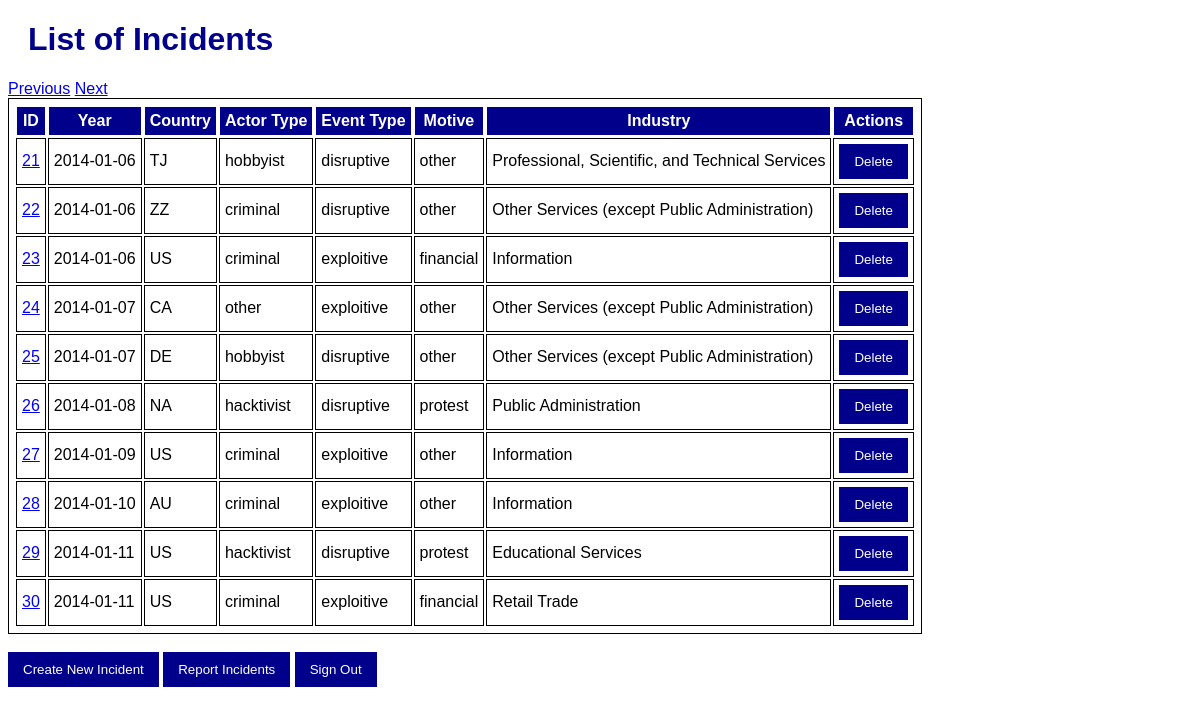
Page /incidents?year=&country=&actor=&event=&motive=&industry=&page=2 on the committed database.
### app/models.py (models this page shows, shortened)
class Incident(db.Model):
    __tablename__ = 'incidents'
    id = db.Column(db.Integer, primary_key=True)
    date = db.Column(db.Date, nullable=False)
    actor = db.Column(db.String, nullable=False)
    actor_type_code = db.Column(db.Integer, db.ForeignKey('actor_types.code'))
    actor_type = db.relationship('ActorType', backref='incidents', foreign_keys=[actor_type_code])
    organization = db.Column(db.String, nullable=False)
    industry_code = db.Column(db.Integer, db.ForeignKey('industries.code'))
    industry = db.relationship('Industry', backref='incidents', foreign_keys=[industry_code])
    motive_code = db.Column(db.Integer, db.ForeignKey('motives.code'))
    motive = db.relationship('Motive', backref='incidents', foreign_keys=[motive_code])
    event_type_code = db.Column(db.Integer, db.ForeignKey('event_types.code'))
    event_type = db.relationship('EventType', backref='incidents', foreign_keys=[event_type_code])
    description = db.Column(db.String, nullable=False)
    source_url = db.Column(db.String, nullable=False)
    country_code = db.Column(db.String, db.ForeignKey('countries.code'))
    country = db.relationship('Country', backref='incidents', foreign_keys=[country_code])
    actor_country = db.Column(db.String, nullable=False)

class ActorType(db.Model):
    __tablename__ = 'actor_types'
    code = db.Column(db.Integer, primary_key=True)
    description = db.Column(db.String, nullable=False)

class EventType(db.Model):
    __tablename__ = 'event_types'
    code = db.Column(db.Integer, primary_key=True)
    description = db.Column(db.String, nullable=False)

class Motive(db.Model):
    __tablename__ = 'motives'
    code = db.Column(db.Integer, primary_key=True)
    description = db.Column(db.String, nullable=False)

class Industry(db.Model):
    __tablename__ = 'industries'
    code = db.Column(db.Integer, primary_key=True)
    description = db.Column(db.String, nullable=False)

### app/routes.py (the view)
@login_required
@app.route('/incidents')
def list_incidents():
    year = request.args.get('year', None)
    country = request.args.get('country', None)
    actor = request.args.get('actor', None)
    event = request.args.get('event', None)
    motive = request.args.get('motive', None)
    industry = request.args.get('industry', None)
    page = request.args.get('page', default=0, type=int)
    page_size = 10
    query = db.session.query(Incident)
    if year:
        query = query.filter(Incident.date == year)
    if country:
        query = query.filter(Incident.country_code == country)
    if actor:
        query = query.filter(Incident.actor_type_code == actor)
    if event:
        query = query.filter(Incident.event_type_code == event)
    if motive:
        query = query.filter(Incident.motive_code == motive)
    if industry:
        query = query.filter(Incident.industry_code == industry)
    counter = query.count()
    query = query.limit(page_size).offset(page * page_size)
    incidents = query.all()
    prev_page = page - 1
    next_page = page + 1
    return render_template('list_incidents.html', incidents=incidents, counter=counter, prev_page=prev_page, next_page=next_page)

### templates/list_incidents.html (shortened to what this page needs)
{% extends 'base.html' %}
{% block main %}
<h1>List of Incidents</h1>
{% if prev_page >= 0 %}
    <a href="{{ url_for('list_incidents',year=year,country=country,actor=actor,event=event,motive=motive,industry=industry,page=prev_page) }}">Previous</a>
{% else %}
    Previous
{% endif %}
{% if counter > next_page * 10 %}
    <a href="{{ url_for('list_incidents',year=year,country=country,actor=actor,event=event,motive=motive,industry=industry,page=next_page) }}">Next</a>
{% else %}
    Next
{% endif %}
<table>
    <tr>
        <th>ID</th>
        <th>Year</th>
        <th>Country</th>
        <th>Actor Type</th>
        <th>Event Type</th>
        <th>Motive</th>
        <th>Industry</th>
        <th>Actions</th>
    </tr>
    {% for incident in incidents %}
    <tr>
        <td><a href="{{ url_for('update_incident', id=incident.id) }}">{{ incident.id }}</a></td>
        <td>{{ incident.date }}</td>
        <td>{{ incident.country_code }}</td>
        <td>{{ incident.actor_type.description }}</td>
        <td>{{ incident.event_type.description }}</td>
        <td>{{ incident.motive.description }}</td>
        <td>{{ incident.industry.description }}</td>
        <td>
            <form action="{{ url_for('delete_incident', id=incident.id) }}" method="POST" style="display:inline;">
                <input type="submit" value="Delete" onclick="return confirm('Are you sure you want to delete this incident?');">
            </form>
        </td>
    </tr>
    {% endfor %}
</table>
<br>
<form action="{{ url_for('create_incident') }}" method="POST" style="display:inline;">
    <input type="submit" value="Create New Incident">
</form>
<form action="{{ url_for('report_incidents') }}" method="POST" style="display:inline;">
    <input type="submit" value="Report Incidents">
</form>
<form action="{{ url_for('signout') }}" method="POST" style="display:inline;">
    <input type="submit" value="Sign Out">
</form>
{% endblock %}

### static/style.css (style rules this page uses)
body { font-family: Arial, Helvetica, sans-serif; font-size: medium; }
h1 { color: darkblue; margin-left: 20px; }
table, th, td { border: 1px solid; padding: 5px; }
th { background-color: darkblue; color: white; }
input[type=submit], .button { background-color: darkblue; color: white; padding: 10px 15px; border: none; cursor: pointer; }

### rows in the picture
Incident: id "21", date "2014-01-06", country_code "TJ", actor_type.description "hobbyist", event_type.description "disruptive", motive.description "other", industry.description "Professional, Scientific, and Technical Services"
Incident: id "22", date "2014-01-06", country_code "ZZ", actor_type.description "criminal", event_type.description "disruptive", motive.description "other", industry.description "Other Services (except Public Administration)"
Incident: id "23", date "2014-01-06", country_code "US", actor_type.description "criminal", event_type.description "exploitive", motive.description "financial", industry.description "Information"
Incident: id "24", date "2014-01-07", country_code "CA", actor_type.description "other", event_type.description "exploitive", motive.description "other", industry.description "Other Services (except Public Administration)"
Incident: id "25", date "2014-01-07", country_code "DE", actor_type.description "hobbyist", event_type.description "disruptive", motive.description "other", industry.description "Other Services (except Public Administration)"
Incident: id "26", date "2014-01-08", country_code "NA", actor_type.description "hacktivist", event_type.description "disruptive", motive.description "protest", industry.description "Public Administration"
Incident: id "27", date "2014-01-09", country_code "US", actor_type.description "criminal", event_type.description "exploitive", motive.description "other", industry.description "Information"
Incident: id "28", date "2014-01-10", country_code "AU", actor_type.description "criminal", event_type.description "exploitive", motive.description "other", industry.description "Information"
Incident: id "29", date "2014-01-11", country_code "US", actor_type.description "hacktivist", event_type.description "disruptive", motive.description "protest", industry.description "Educational Services"
Incident: id "30", date "2014-01-11", country_code "US", actor_type.description "criminal", event_type.description "exploitive", motive.description "financial", industry.description "Retail Trade"
